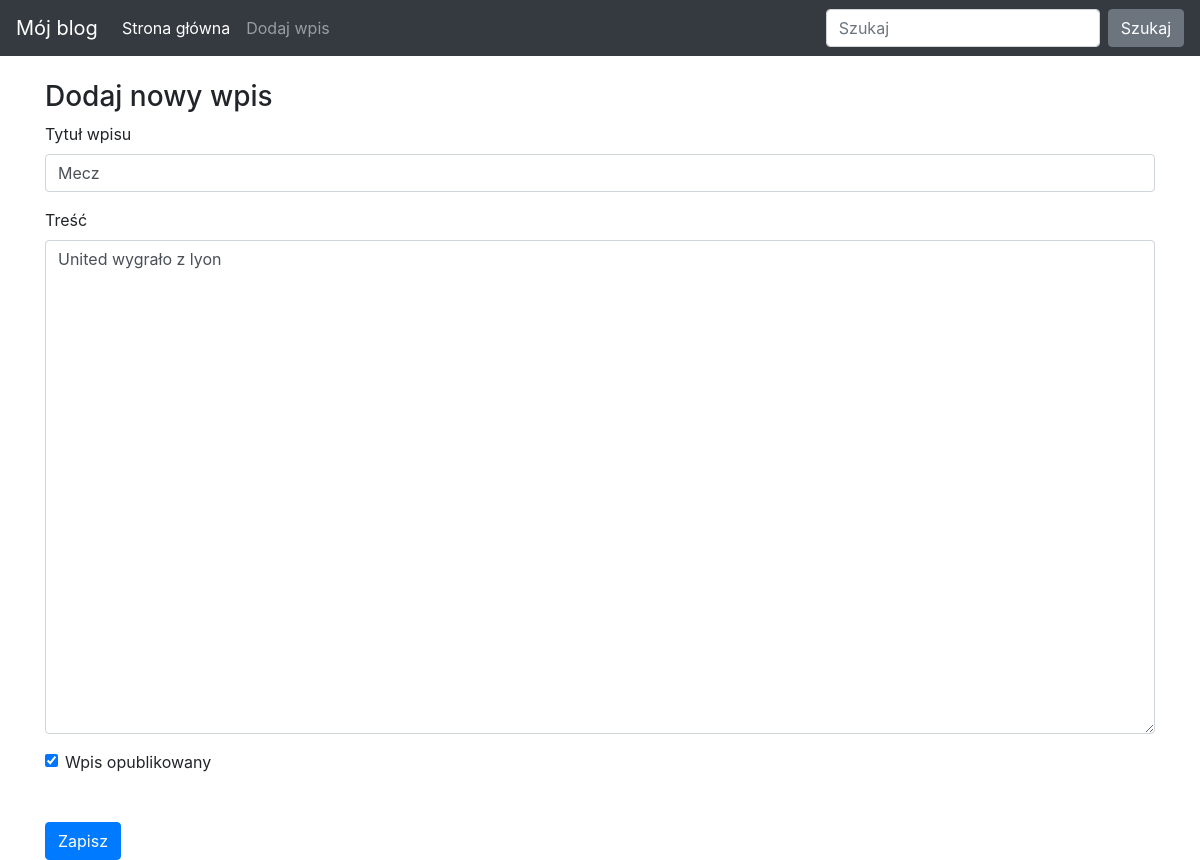
The app's page /edit-post/11 with its own data.
### blog/models.py (models this page shows, shortened)
class Entry(db.Model):
    id = db.Column(db.Integer, primary_key=True)
    title = db.Column(db.String(100), nullable=False)
    body = db.Column(db.Text, nullable=False)
    date_posted = db.Column(db.DateTime, nullable=False, default=datetime.utcnow)
    is_published = db.Column(db.Boolean, default=False)

### blog/routes.py (the view)
@bp.route("/edit-post/<int:entry_id>", methods=["GET", "POST"])
def edit_entry(entry_id):
   entry = Entry.query.filter_by(id=entry_id).first_or_404()
   form = EntryForm(obj=entry)
   errors = None
   if request.method == 'POST':
       if form.validate_on_submit():
           form.populate_obj(entry)
           db.session.commit()
       else:
           errors = form.errors
   return render_template("entry_form.html", form=form, errors=errors)

### blog/forms.py
class EntryForm(FlaskForm):
   title = StringField('Title', validators=[DataRequired()])
   body = TextAreaField('Content', validators=[DataRequired()])
   is_published = BooleanField('Is Published?')

### blog/templates/entry_form.html (shortened to what this page needs)
{% extends "base.html" %}
{% block content %}
<h3>
   Dodaj nowy wpis
</h3>
<form action="" method="POST">
   <div class="form-group">
       <label for="title">Tytuł wpisu</label>
       {{ form.title(class_="form-control") }}
   </div>
   <div class="form-group">
       <label for="body">Treść</label>
       {{ form.body(class_="form-control", cols="100", rows="20") }}
   </div>
   <div class="form-check">
       {{ form.is_published(class_="form-check-input") }}
       <label class="form-check-label" for="is_published">Wpis opublikowany</label>
   </div>
   <button type="submit" class="btn btn-primary mt-5">Zapisz</button>
</form>
{% endblock %}

### blog/templates/base.html (style rules this page uses)
body { padding-top: 5rem; }

### records on screen
Entry: title "Mecz", body "United wygrało z lyon", is_published "☑"
